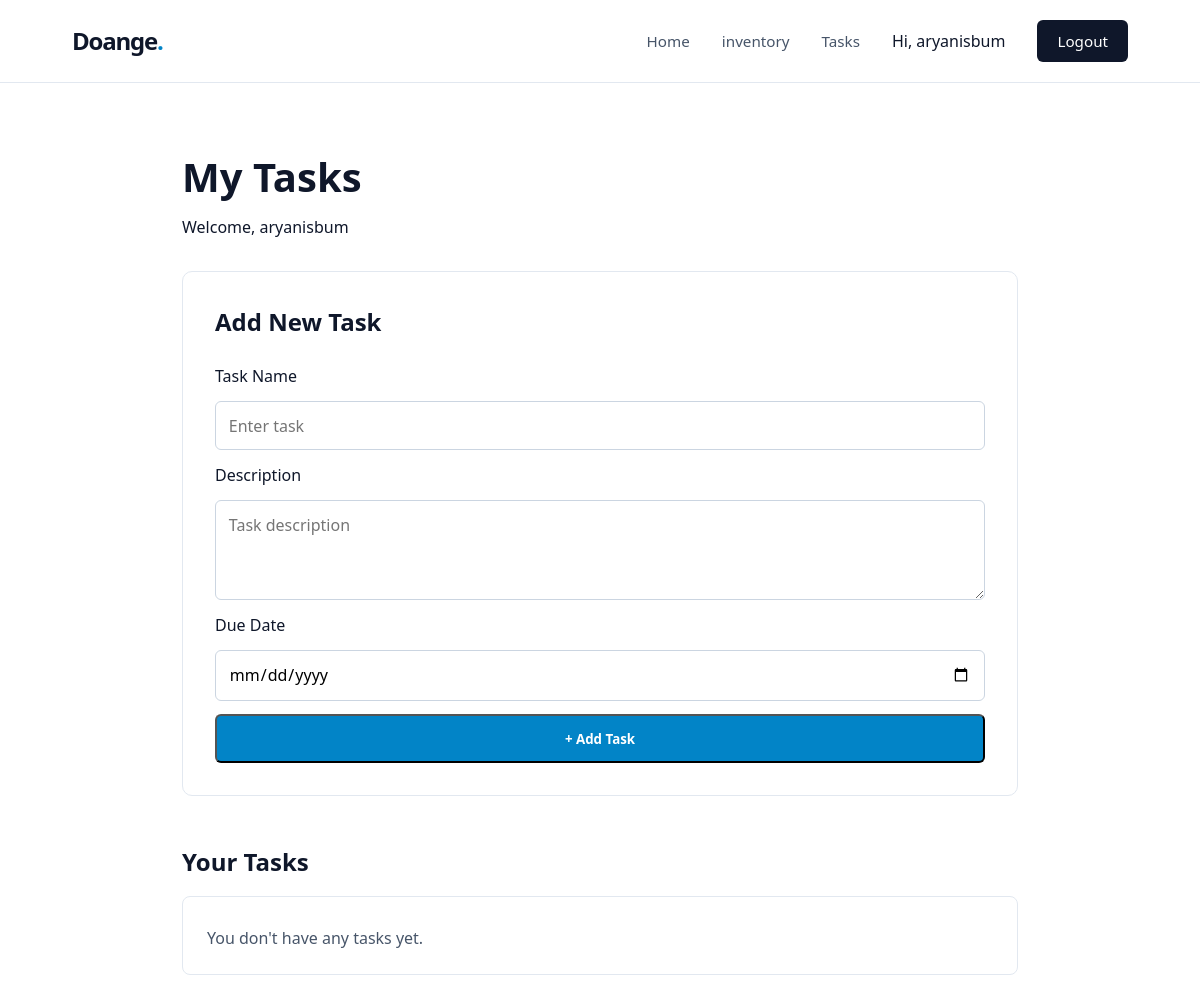
Page /tasks/ (signed in) on the earlier database version.
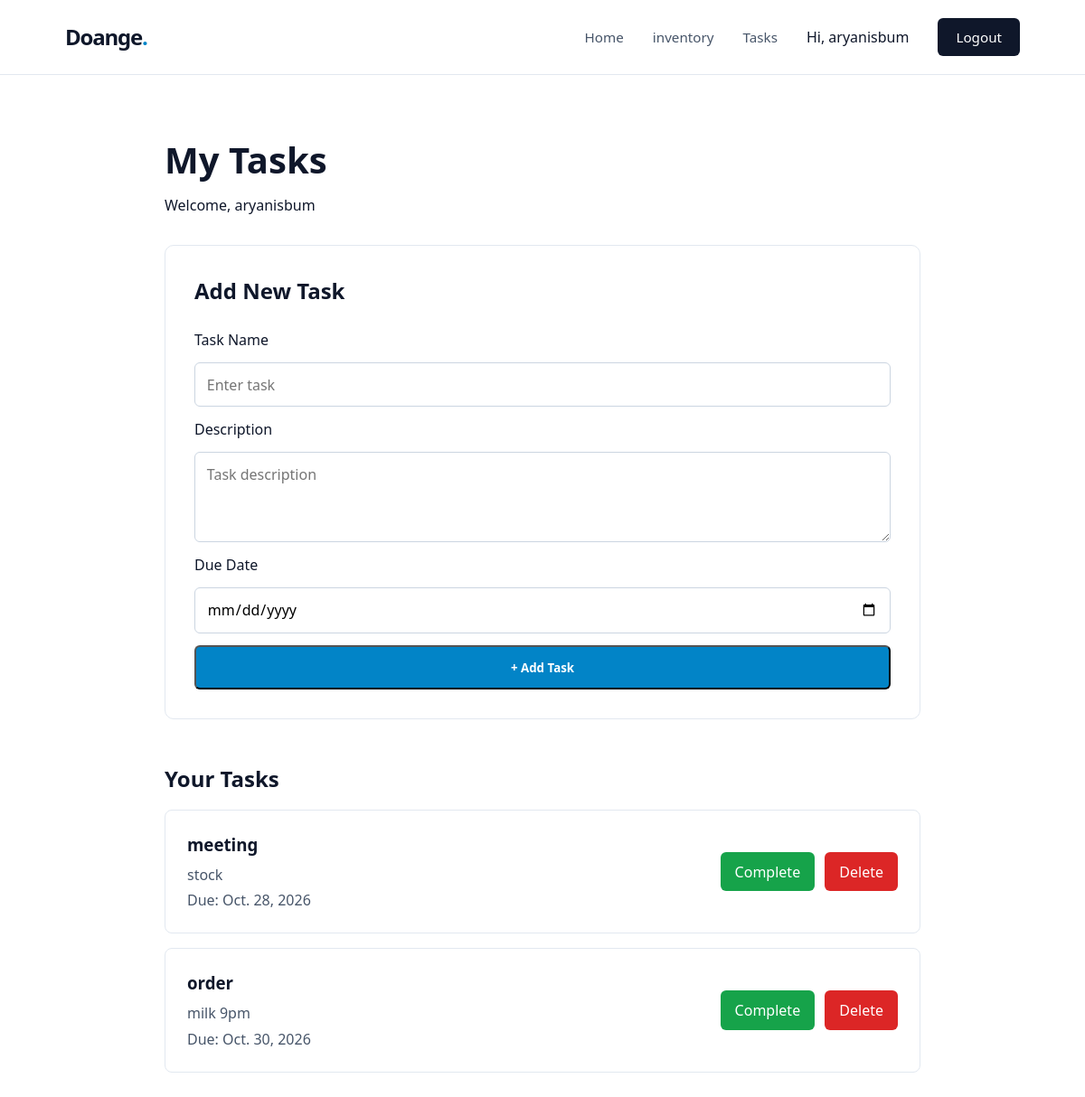
Same page on the later database version.
### main/models.py (models this page shows, shortened)
class Task(models.Model):
    user = models.ForeignKey(User, on_delete=models.CASCADE)
    title = models.CharField(max_length=200)
    description = models.TextField(blank=True)
    due_date = models.DateField(null=True, blank=True)
    completed = models.BooleanField(default=False)

### main/views.py (the view, shortened to what this page needs)
# urls.py: path('tasks/', views.tasks, name='tasks'),
@login_required
def tasks(request):
    tasks = Task.objects.filter(user=request.user)
    return render(request, 'main/tasks.html', {
        'tasks': tasks
    })

### main/templates/main/tasks.html (shortened to what this page needs)
{% load static %}
<!DOCTYPE html>
<html lang="en">
<head>
    <link rel="stylesheet"
          href="{% static 'main/style.css' %}">
</head>
<body>
    <header>
        <div class="logo">
            Doange<span>.</span>
        </div>
        <nav>
            <a href="{% url 'home' %}">
                Home
            </a>
            <a href="{% url 'inventory' %}">
                inventory
            </a>
            <a href="{% url 'tasks' %}">
                Tasks
            </a>
            <span>Hi, {{ user.username }}</span>
            <a href="{% url 'logout' %}"
               class="btn-nav">
                Logout
            </a>
        </nav>
    </header>
    <section class="tasks-page">
        <h1>My Tasks</h1>
        <p>
            Welcome, {{ user.username }}
        </p>
        <div class="add-task-box">
            <h2>Add New Task</h2>
            <form method="POST">
                <label>
                    Task Name
                </label>
                <input type="text"
                       name="title"
                       placeholder="Enter task"
                       required>
                <label>
                    Description
                </label>
                <textarea name="description"
                          placeholder="Task description"></textarea>
                <label>
                    Due Date
                </label>
                <input type="date"
                       name="due_date">
                <button type="submit"
                        class="btn-primary">
                    + Add Task
                </button>
            </form>
        </div>
        <div class="task-list">
            <h2>Your Tasks</h2>
            {% for task in tasks %}
            <div class="task-box">
                <div>
                    {% if task.completed %}
                    <h3>
                        <s>{{ task.title }}</s>
                    </h3>
                    <p>Completed</p>
                    {% else %}
                    <h3>
                        {{ task.title }}
                    </h3>
                    {% endif %}
                    {% if task.description %}
                    <p>
                        {{ task.description }}
                    </p>
                    {% endif %}
                    {% if task.due_date %}
                    <p>
                        Due: {{ task.due_date }}
                    </p>
                    {% endif %}
                </div>
                <div class="task-buttons">
                    <a href="{% url 'complete_task' task.id %}"
                       class="complete-button">
                        {% if task.completed %}
                        Undo
                        {% else %}
                        Complete
                        {% endif %}
                    </a>
                    <a href="{% url 'delete_task' task.id %}"
                       class="delete-button">
                        Delete
                    </a>
                </div>
            </div>
            {% empty %}
            <div class="task-box">
                <p>
                    You don't have any tasks yet.
                </p>
            </div>
            {% endfor %}
        </div>
    </section>
</body>
</html>

### main/static/main/Style.css (style rules this page uses)
* { margin: 0; padding: 0; box-sizing: border-box; font-family: system-ui, -apple-system, BlinkMacSystemFont, 'Segoe UI', Roboto, sans-serif; }
:root { --primary: #0284c7; --primary-dark: #0369a1; --dark: #0f172a; --gray-text: #475569; --light-bg: #f8fafc; --white: #ffffff; }
body { background-color: var(--white); color: var(--dark); line-height: 1.5; }
header { position: sticky; top: 0; display: flex; justify-content: space-between; align-items: center; padding: 1.25rem 6%; background: rgba(255, 255, 255, 0.9); backdrop-filter: blur(8px); border-bottom: 1px solid #e2e8f0; z-index: 1000; }
.logo { font-size: 1.5rem; font-weight: 800; letter-spacing: -0.05em; color: var(--dark); }
.logo span { color: var(--primary); }
nav { display: flex; align-items: center; gap: 2rem; }
nav a { text-decoration: none; color: var(--gray-text); font-weight: 500; font-size: 0.95rem; transition: color 0.2s ease; }
.btn-nav { background: var(--dark); color: var(--white) !important; padding: 0.6rem 1.25rem; border-radius: 6px; }
.btn-primary { background: var(--primary); color: var(--white); text-decoration: none; padding: 0.85rem 2rem; border-radius: 6px; font-weight: 600; transition: background 0.2s; }
.tasks-page { max-width: 900px; margin: 0 auto; padding: 4rem 2rem; }
.tasks-page h1 { font-size: 2.5rem; margin-bottom: 0.5rem; }
.add-task-box { background: white; padding: 2rem; margin-top: 2rem; border: 1px solid #e2e8f0; border-radius: 10px; }
.add-task-box h2 { margin-bottom: 1.5rem; }
.add-task-box form { display: flex; flex-direction: column; gap: 0.8rem; }
.add-task-box input, .add-task-box textarea { padding: 0.8rem; border: 1px solid #cbd5e1; border-radius: 6px; font-size: 1rem; }
.add-task-box textarea { min-height: 100px; resize: vertical; }
.task-list { margin-top: 3rem; }
.task-list h2 { margin-bottom: 1rem; }
.task-box { background: white; display: flex; justify-content: space-between; align-items: center; padding: 1.5rem; margin-bottom: 1rem; border: 1px solid #e2e8f0; border-radius: 8px; }
.task-box h3 { margin-bottom: 0.4rem; }
.task-box p { color: var(--gray-text); margin-top: 0.3rem; }
.task-buttons { display: flex; gap: 0.7rem; }
.complete-button { background: #16a34a; color: white; padding: 0.6rem 1rem; text-decoration: none; border-radius: 6px; }
.delete-button { background: #dc2626; color: white; padding: 0.6rem 1rem; text-decoration: none; border-radius: 6px; }

Differences in the rows shown:
added Task: title "meeting", description "stock", due_date "Oct. 28, 2026", completed "Complete"
added Task: title "order", description "milk 9pm", due_date "Oct. 30, 2026", completed "Complete"
Other differences:
text no longer shown: "You don't have any tasks yet."
